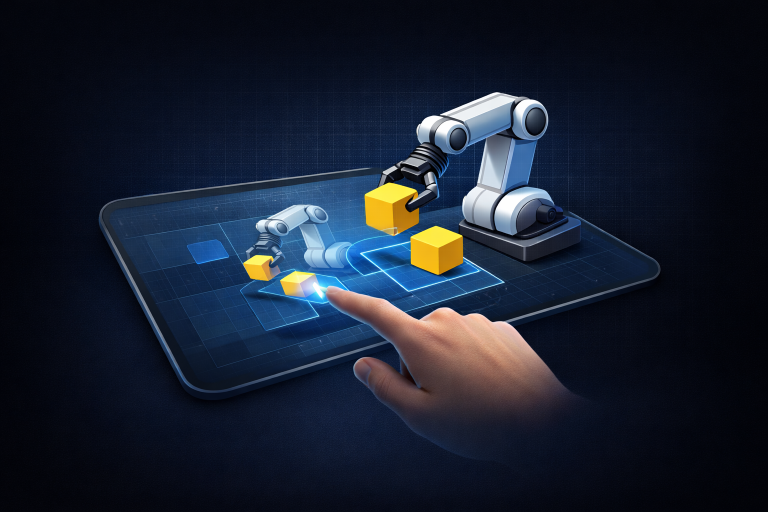
#> input picture assets/pickplace.png, 1536 x 1024 px, given in place of the camera (shown at 1/2 size)
$ python test_calibration.py
#> lines starting #> are read from the running program, lines starting #| are printed output that depends on the picture; after the words box and inside, x2 and y2 are one past the last pixel; in counts of white or black regions, pixels touching at a corner belong together
import cv2
import numpy as np
import time

def main():
    print("📏 KALİBRASYON MODU BAŞLATILIYOR...")
    print("Bu modda robot hareket etmez. Sadece kamera koordinatlarını test edeceğiz.")
    print("Lütfen kameranın önüne renkli/belirgin bir obje koyun.")

    # Kamera Seçimi (RealSense genellikle 1'dir)
    cap = cv2.VideoCapture(0)
    cap.set(cv2.CAP_PROP_FRAME_WIDTH, 640)
    cap.set(cv2.CAP_PROP_FRAME_HEIGHT, 480)

    if not cap.isOpened():
        cap = cv2.VideoCapture(0)

    # Ekran Merkezi
    center_x, center_y = 320, 240

    while True:
        ret, frame = cap.read()
#> frame is the input picture: shape (1024, 1536, 3); mean B, G, R 46.8, 31.8, 24.1
        if not ret: continue

        # Görüntü İşleme (Siyah-Beyaz ve Threshold)
        gray = cv2.cvtColor(frame, cv2.COLOR_BGR2GRAY)
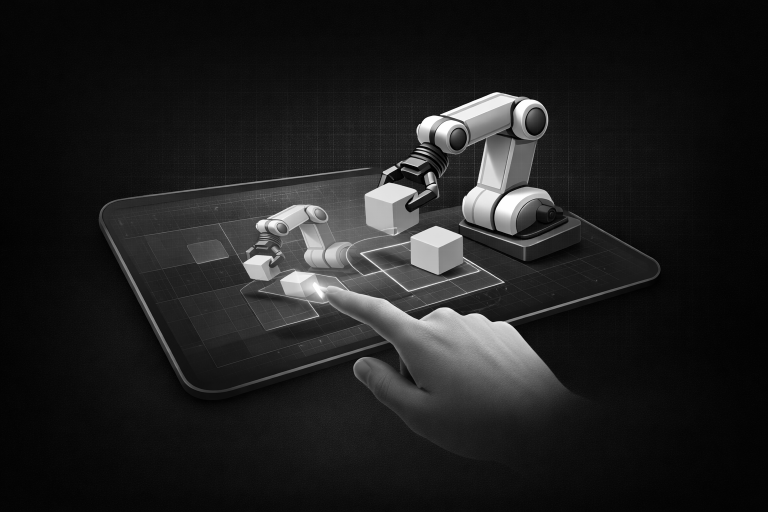
#> gray: shape (1024, 1536) (shown at 1/2 size); min 0, max 255, mean 31.1
        blur = cv2.GaussianBlur(gray, (5, 5), 0)

        # Eşik değeri (Ortam ışığına göre 80-150 arası değiştirilebilir)
        _, thresh = cv2.threshold(blur, 100, 255, cv2.THRESH_BINARY_INV)
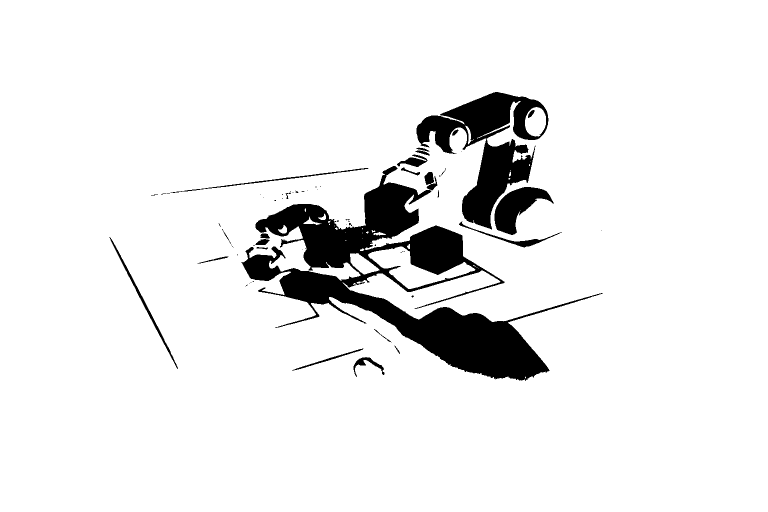
#> thresh: shape (1024, 1536) (shown at 1/2 size); 92.4% white; 67 black regions (41 under 20 px), largest, box (x1, y1, x2, y2) and area: (483, 332, 1206, 762) 79401, (833, 184, 1097, 459) 27301, (989, 374, 1107, 470) 5277

        contours, _ = cv2.findContours(thresh, cv2.RETR_EXTERNAL, cv2.CHAIN_APPROX_SIMPLE)
#> contours = [[[0, 0], [0, 1023], [1535, 1023], [1535, 0]]]

        obj_x, obj_y = center_x, center_y

        if contours:
            # En büyük objeyi bul
            c = max(contours, key=cv2.contourArea)
#> c = [[0, 0], [0, 1023], [1535, 1023], [1535, 0]]
            if cv2.contourArea(c) > 1000:
                # Merkezini bul
                M = cv2.moments(c)
#> M = moments, m00 1570305, centre m10/m00, m01/m00 = (767.5, 511.5)
                if M["m00"] != 0:
                    obj_x = int(M["m10"] / M["m00"])
#> obj_x = 767
                    obj_y = int(M["m01"] / M["m00"])
#> obj_y = 511

                # Objeyi Çiz
                rect = cv2.minAreaRect(c)
#> rect = ((767.5, 511.5), (1023, 1535), -90)
                box = cv2.boxPoints(rect)
#> box = [[1535, 1023], [-3.13e-14, 1023], [0, 0], [1535, 0]]
                box = np.int32(box)
#> box = [[1535, 1023], [0, 1023], [0, 0], [1535, 0]]
                cv2.drawContours(frame, [box], 0, (0, 255, 0), 2)
                cv2.circle(frame, (obj_x, obj_y), 5, (0, 0, 255), -1)
#> frame: shape (1024, 1536, 3); mean B, G, R 46.7, 33.4, 24.1

        # --- KALİBRASYON BİLGİSİ ---
        # Merkeze göre farklar
        diff_x = obj_x - center_x
#> diff_x = 447
        diff_y = obj_y - center_y
#> diff_y = 271

        # Robotun ne yapacağını tahmin et (Simülasyon)
        # BURASI ÖNEMLİ: Kamerandaki X robotun Y'si mi? Kamerandaki Y robotun X'i mi?
        # Genellikle: Cam X -> Robot Y (Ters), Cam Y -> Robot X (Ters)

        scale = 0.8 # 1 piksel kaç mm? (Bunu test edeceğiz)

        rob_move_x = -(diff_y * scale) # Kamera Y ekseni -> Robot X ekseni
#> rob_move_x = -216.8
        rob_move_y = -(diff_x * scale) # Kamera X ekseni -> Robot Y ekseni
#> rob_move_y = -357.6

        # Çizgiler (Merkezden objeye)
        cv2.line(frame, (center_x, center_y), (obj_x, obj_y), (255, 0, 0), 2)

        # Bilgileri Yaz
        text1 = f"Pixel Fark: X={diff_x}, Y={diff_y}"
#> text1 = 'Pixel Fark: X=447, Y=271'
        text2 = f"Robot Gitmeli: X={rob_move_x:.1f}mm, Y={rob_move_y:.1f}mm"
#> text2 = 'Robot Gitmeli: X=-216.8mm, Y=-357.6mm'

        cv2.putText(frame, "MERKEZ", (center_x-20, center_y-10), cv2.FONT_HERSHEY_SIMPLEX, 0.5, (0,255,255), 1)
#> frame: shape (1024, 1536, 3); mean B, G, R 46.8, 33.3, 24.1
        cv2.rectangle(frame, (0, 0), (640, 60), (0, 0, 0), -1)
        cv2.putText(frame, text1, (10, 25), cv2.FONT_HERSHEY_SIMPLEX, 0.7, (0, 255, 0), 2)
        cv2.putText(frame, text2, (10, 50), cv2.FONT_HERSHEY_SIMPLEX, 0.7, (0, 255, 255), 2)
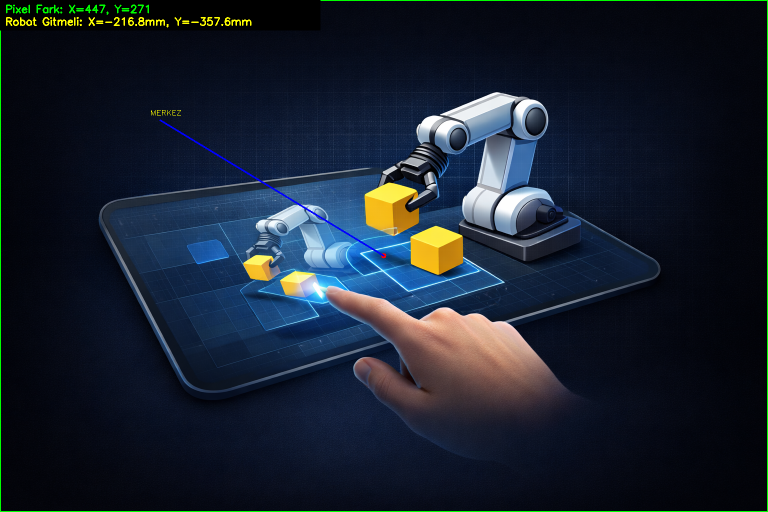
#> frame: shape (1024, 1536, 3) (shown at 1/2 size); mean B, G, R 46.4, 33.7, 24.5

        cv2.imshow('Kalibrasyon Ekrani', frame)
        if cv2.waitKey(1) & 0xFF == ord('q'):
#> (key q is pressed here)
            break

    cap.release()
    cv2.destroyAllWindows()

if __name__ == "__main__":
    main()

$ run again, on assets/manual.png
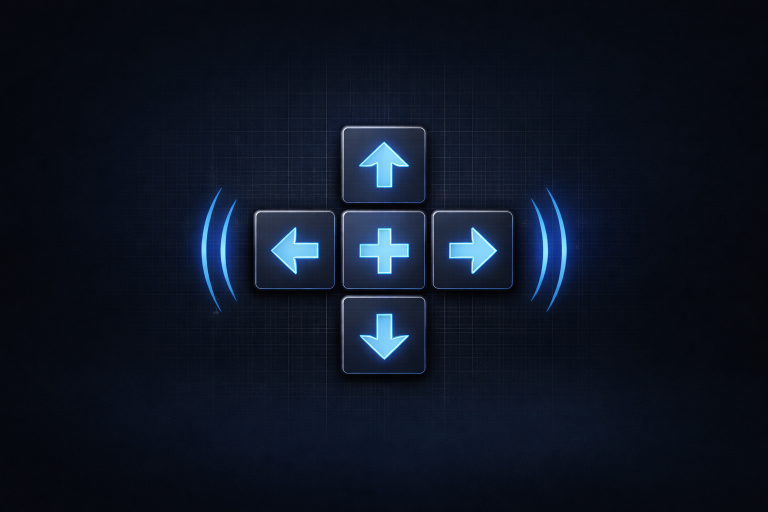
#> input picture assets/manual.png, 1536 x 1024 px, given in place of the camera (shown at 1/2 size)
#> in main, frame is the input picture: shape (1024, 1536, 3); mean B, G, R 35.3, 21, 13.4
#> in main, `_, thresh = cv2.threshold(blur, 100, 255, cv2.THRESH_BINARY_INV)`:
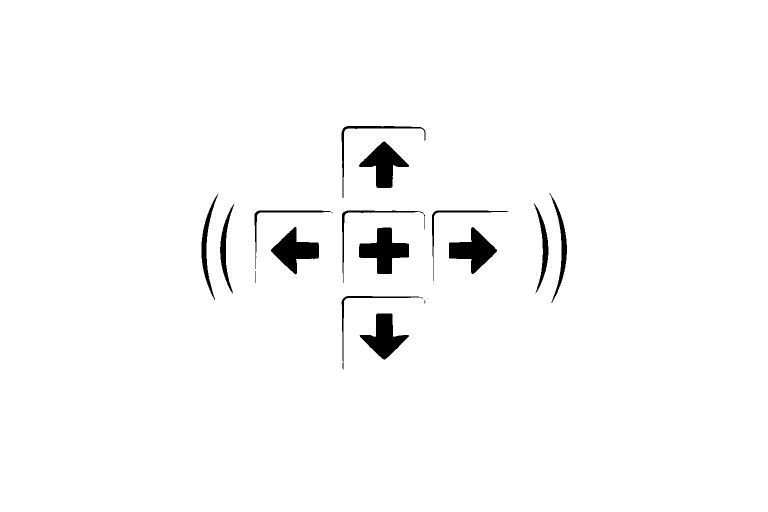
#> thresh: shape (1024, 1536) (shown at 1/2 size); 97.9% white; 16 black regions (1 under 20 px), largest, box (x1, y1, x2, y2) and area: (718, 455, 818, 548) 4814, (718, 283, 818, 376) 4197, (898, 454, 994, 548) 4194
#> contours = [[[0, 0], [0, 1023], [1535, 1023], [1535, 0]]]
#> c = [[0, 0], [0, 1023], [1535, 1023], [1535, 0]]
#> M = moments, m00 1570305, centre m10/m00, m01/m00 = (767.5, 511.5)
#> obj_x = 767
#> obj_y = 511
#> rect = ((767.5, 511.5), (1023, 1535), -90)
#> in main, `box = cv2.boxPoints(rect)`: box = [[1535, 1023], [-3.13e-14, 1023], [0, 0], [1535, 0]]
#> in main, `box = np.int32(box)`: box = [[1535, 1023], [0, 1023], [0, 0], [1535, 0]]
#> diff_x = 447
#> diff_y = 271
#> rob_move_x = -216.8
#> rob_move_y = -357.6
#> text1 = 'Pixel Fark: X=447, Y=271'
#> text2 = 'Robot Gitmeli: X=-216.8mm, Y=-357.6mm'
#> in main, `cv2.putText(frame, text2, (10, 50), cv2.FONT_HERSHEY_SIMPLEX, 0.7, (0,..`:
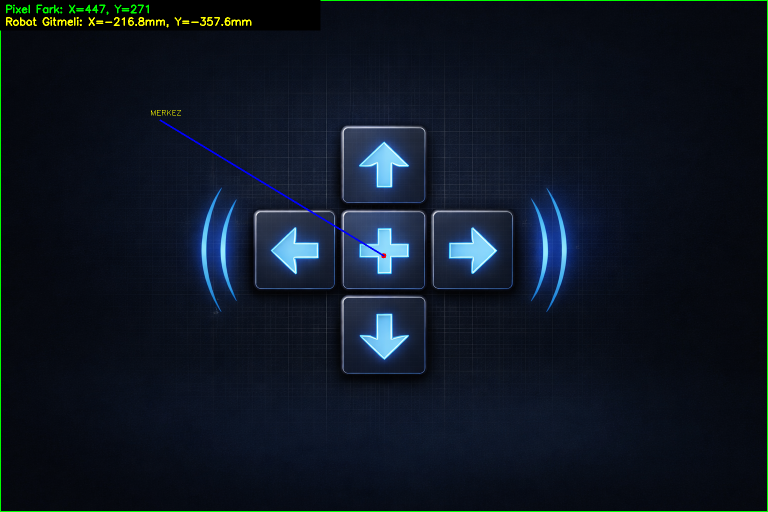
#> frame: shape (1024, 1536, 3) (shown at 1/2 size); mean B, G, R 34.9, 22.8, 13.7

$ run again, on assets/voice.png
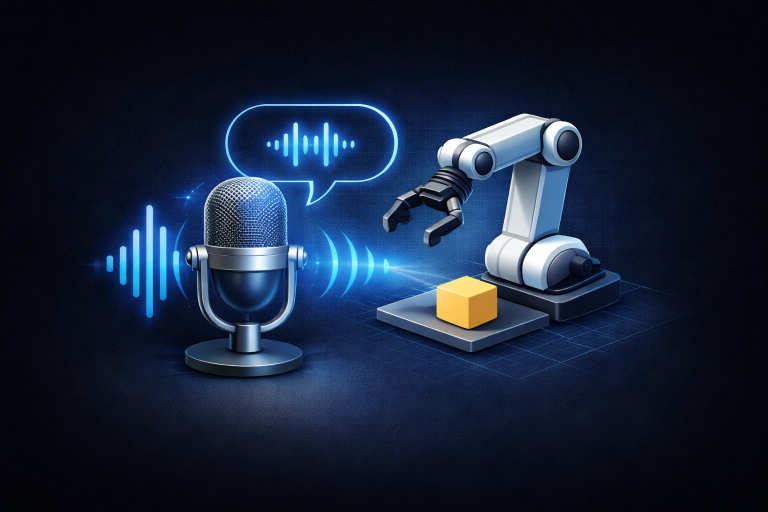
#> input picture assets/voice.png, 1536 x 1024 px, given in place of the camera (shown at 1/2 size)
#> in main, frame is the input picture: shape (1024, 1536, 3); mean B, G, R 55.8, 34.2, 21.6
#> in main, `_, thresh = cv2.threshold(blur, 100, 255, cv2.THRESH_BINARY_INV)`:
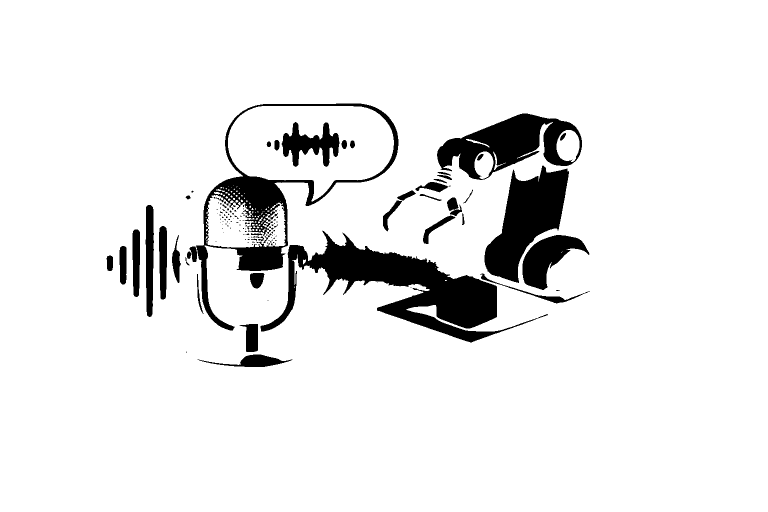
#> thresh: shape (1024, 1536) (shown at 1/2 size); 91.8% white; 147 black regions (101 under 20 px), largest, box (x1, y1, x2, y2) and area: (521, 461, 1096, 685) 37066, (392, 207, 797, 661) 21341, (969, 331, 1138, 566) 19677
#> contours = [[[0, 0], [0, 1023], [1535, 1023], [1535, 0]]]
#> c = [[0, 0], [0, 1023], [1535, 1023], [1535, 0]]
#> M = moments, m00 1570305, centre m10/m00, m01/m00 = (767.5, 511.5)
#> obj_x = 767
#> obj_y = 511
#> rect = ((767.5, 511.5), (1023, 1535), -90)
#> in main, `box = cv2.boxPoints(rect)`: box = [[1535, 1023], [-3.13e-14, 1023], [0, 0], [1535, 0]]
#> in main, `box = np.int32(box)`: box = [[1535, 1023], [0, 1023], [0, 0], [1535, 0]]
#> diff_x = 447
#> diff_y = 271
#> rob_move_x = -216.8
#> rob_move_y = -357.6
#> text1 = 'Pixel Fark: X=447, Y=271'
#> text2 = 'Robot Gitmeli: X=-216.8mm, Y=-357.6mm'
#> in main, `cv2.putText(frame, text2, (10, 50), cv2.FONT_HERSHEY_SIMPLEX, 0.7, (0,..`:
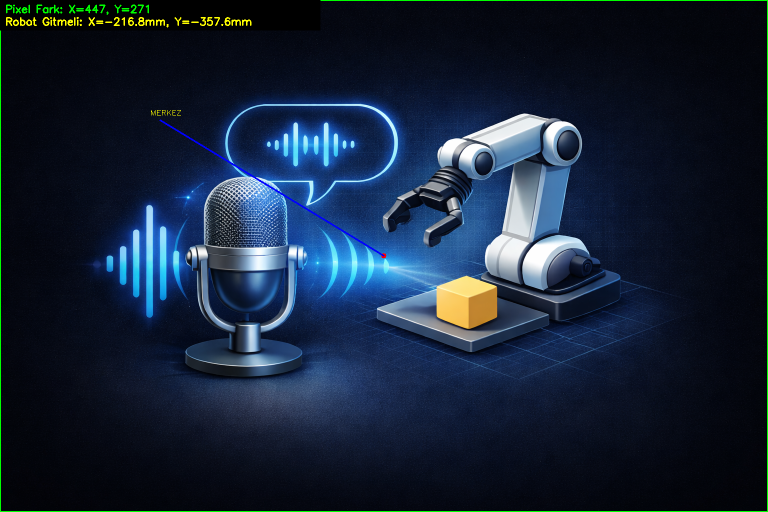
#> frame: shape (1024, 1536, 3) (shown at 1/2 size); mean B, G, R 55.5, 36.2, 22
